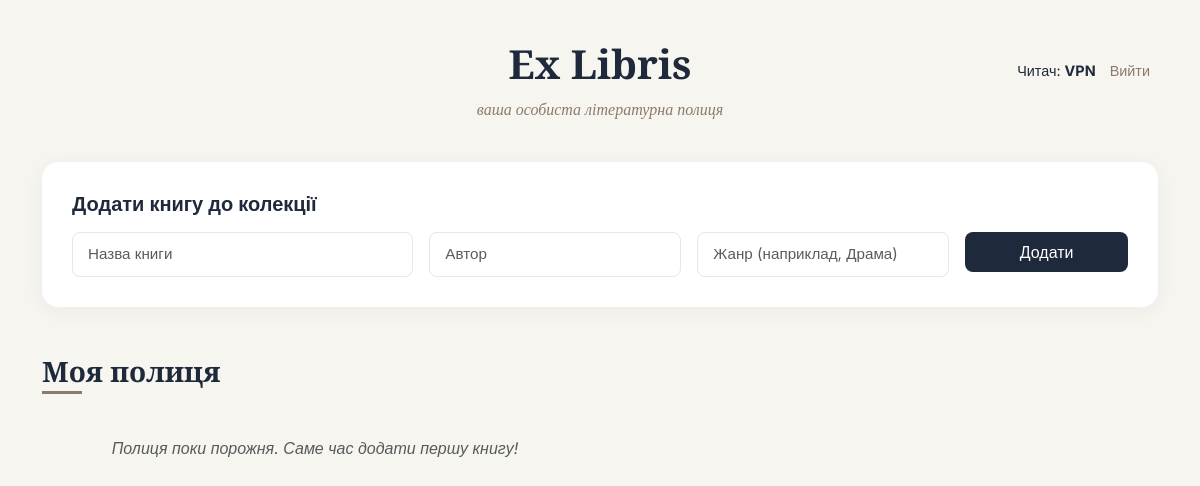
Before: / (signed in) with the older database file.
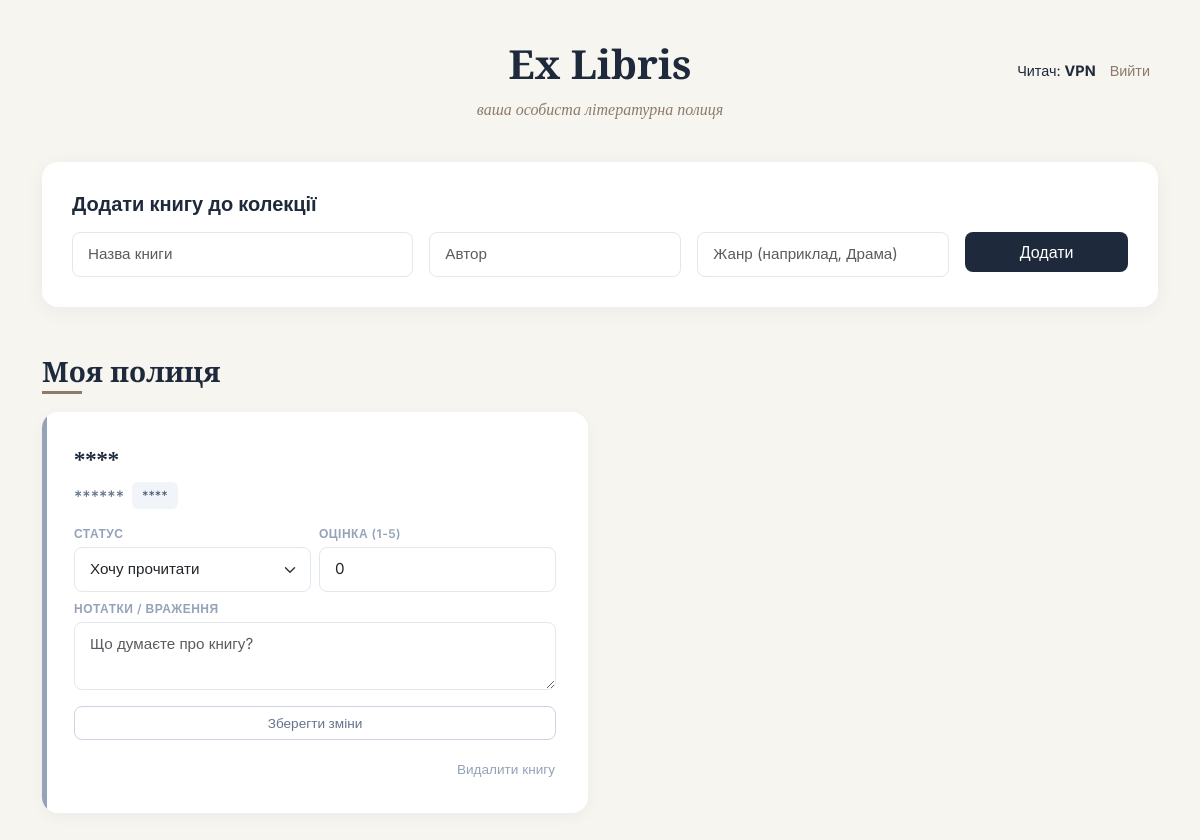
After: the same page with the newer database file.
### tables this page shows
CREATE TABLE books (
            id INTEGER PRIMARY KEY AUTOINCREMENT,
            user_id INTEGER NOT NULL,
            title TEXT NOT NULL,
            author TEXT NOT NULL,
            genre TEXT,
            status TEXT NOT NULL DEFAULT 'Хочу прочитати',
            rating INTEGER DEFAULT 0,
            review TEXT,
            date_added TIMESTAMP DEFAULT CURRENT_TIMESTAMP,
            FOREIGN KEY (user_id) REFERENCES users (id) ON DELETE CASCADE
        );

### main.py (the view)
@app.route('/')
def index():
    if 'user_id' not in session:
        return redirect(url_for('login'))
    if session.get('is_admin') == 1:
        return redirect(url_for('admin_panel'))
    conn = get_db_connection()
    books = conn.execute(
        'SELECT * FROM books WHERE user_id = ? ORDER BY status DESC, date_added DESC',
        (session['user_id'],)
    ).fetchall()
    conn.close()
    return render_template('index.html', books=books, username=session['username'])

### database.py (called while the page is built)
def get_db_connection():
    conn = sqlite3.connect(DATABASE_NAME)
    conn.row_factory = sqlite3.Row
    return conn

### templates/index.html (shortened to what this page needs)
<!DOCTYPE html>
<html lang="uk">
<head>
    <link href="https://cdn.jsdelivr.net/npm/bootstrap@5.3.0/dist/css/bootstrap.min.css" rel="stylesheet">
</head>
<body>
    <div class="container position-relative">
        <div class="user-panel">
            <span>Читач: <strong>{{ username }}</strong></span>
            <a href="/logout" class="btn-logout">Вийти</a>
        </div>
        <div class="text-center">
            <h1 class="main-title">Ex Libris</h1>
            <p class="main-subtitle">ваша особиста літературна полиця</p>
        </div>
        <div class="custom-card-form mb-5">
            <h5 class="mb-3" style="font-weight: 600;">Додати книгу до колекції</h5>
            <form action="/add" method="POST" class="row g-3">
                <div class="col-md-4">
                    <input type="text" name="title" class="form-control" placeholder="Назва книги" required>
                </div>
                <div class="col-md-3">
                    <input type="text" name="author" class="form-control" placeholder="Автор" required>
                </div>
                <div class="col-md-3">
                    <input type="text" name="genre" class="form-control" placeholder="Жанр (наприклад, Драма)">
                </div>
                <div class="col-md-2">
                    <button type="submit" class="btn btn-custom-submit w-100 py-2">Додати</button>
                </div>
            </form>
        </div>
        <h3 class="mb-4" style="position: relative; display: inline-block;">
            Моя полиця
            <span style="position: absolute; bottom: -6px; left: 0; width: 40px; height: 3px; background-color: var(--accent-color);"></span>
        </h3>
        <div class="row row-cols-1 row-cols-md-2 g-4">
            {% for book in books %}
            <div class="col">
                <div class="card h-100 book-card p-3
                    {% if book.status == 'Читаю' %}status-reading
                    {% elif book.status == 'Прочитано' %}status-done
                    {% else %}status-wish{% endif %}">
                    <div class="card-body d-flex flex-column justify-content-between">
                        <div>
                            <div class="book-title">{{ book.title }}</div>
                            <div class="d-flex align-items-center gap-2 mb-3">
                                <span class="book-author">{{ book.author }}</span>
                                {% if book.genre %}
                                <span class="genre-badge">{{ book.genre }}</span>
                                {% endif %}
                            </div>
                            <form action="/update/{{ book.id }}" method="POST" class="mt-2">
                                <div class="row g-2 mb-2">
                                    <div class="col-6">
                                        <label class="card-label">Статус</label>
                                        <select name="status" class="form-select form-select-sm">
                                            <option value="Хочу прочитати" {% if book.status == 'Хочу прочитати' %}selected{% endif %}>Хочу прочитати</option>
                                        </select>
                                    </div>
                                    <div class="col-6">
                                        <label class="card-label">Оцінка (1-5)</label>
                                        <input type="number" name="rating" class="form-control form-control-sm" min="0" max="5" value="{{ book.rating }}">
                                    </div>
                                </div>
                                <div class="mb-3">
                                    <label class="card-label">Нотатки / Враження</label>
                                    <textarea name="review" class="form-control form-control-sm" rows="2" placeholder="Що думаєте про книгу?">{{ book.review or '' }}</textarea>
                                </div>
                                <button type="submit" class="btn btn-save-changes w-100 mb-3">Зберегти зміни</button>
                            </form>
                        </div>
                        <div class="text-end">
                            <form action="/delete/{{ book.id }}" method="POST" onsubmit="return confirm('Ви впевнені, що хочете видалити цю книгу?');">
                                <button type="submit" class="btn btn-link btn-delete-book p-0">Видалити книгу</button>
                            </form>
                        </div>
                    </div>
                </div>
            </div>
            {% else %}
            <div class="col-12 text-center mt-5">
                <p class="text-muted" style="font-style: italic;">Полиця поки порожня. Саме час додати першу книгу!</p>
            </div>
            {% endfor %}
        </div>
    </div>
</body>
</html>

### templates/index.html (style rules this page uses)
:root { --bg-color: #f7f5f0; --dark-blue: #1e293b; --accent-color: #8c7a6b; --card-bg: #ffffff; --status-wish: #94a3b8; --status-reading: #d97706; --status-done: #15803d; }
body { font-family: 'Inter', sans-serif; background-color: var(--bg-color); color: var(--dark-blue); padding-bottom: 50px; }
h1, h2, h3, .book-title { font-family: 'Playfair Display', serif; font-weight: 700; }
.main-title { color: var(--dark-blue); margin-top: 40px; margin-bottom: 10px; }
.main-subtitle { font-family: 'Playfair Display', serif; font-style: italic; color: var(--accent-color); margin-bottom: 40px; }
.custom-card-form { background: var(--card-bg); border: none; border-radius: 16px; box-shadow: 0 4px 20px rgba(27, 38, 59, 0.05); padding: 30px; }
.form-control, .form-select { border: 1px solid #e2e8f0; border-radius: 8px; padding: 10px 15px; font-size: 0.95rem; transition: all 0.2s ease; }
.btn-custom-submit { background-color: var(--dark-blue); color: white; border: none; border-radius: 8px; font-weight: 500; transition: all 0.2s ease; }
.book-card { background: var(--card-bg); border: none; border-radius: 16px; box-shadow: 0 4px 15px rgba(27, 38, 59, 0.04); transition: all 0.3s ease; position: relative; overflow: hidden; }
.book-card::before { content: ''; position: absolute; top: 0; left: 0; bottom: 0; width: 5px; }
.status-wish::before { background-color: var(--status-wish); }
.book-title { font-size: 1.4rem; color: var(--dark-blue); margin-bottom: 4px; }
.book-author { font-weight: 500; color: #64748b; }
.genre-badge { background-color: #f1f5f9; color: #475569; font-weight: 400; padding: 4px 10px; border-radius: 6px; font-size: 0.8rem; }
.card-label { font-size: 0.75rem; text-transform: uppercase; letter-spacing: 0.5px; color: #94a3b8; font-weight: 600; margin-bottom: 4px; display: block; }
.btn-save-changes { background-color: transparent; border: 1px solid #cbd5e1; color: #64748b; border-radius: 8px; font-size: 0.85rem; font-weight: 500; padding: 6px; transition: all 0.2s; }
.btn-delete-book { color: #94a3b8; font-size: 0.85rem; text-decoration: none; transition: color 0.2s; }
.user-panel { position: absolute; top: 20px; right: 20px; font-size: 0.9rem; }
.btn-logout { color: var(--accent-color); text-decoration: none; margin-left: 10px; font-weight: 500; }

Changed rows visible on the page:
added books: title "****", author "******", genre "****", status "Хочу прочитати", rating "0"
Other visible differences:
text no longer shown: "Полиця поки порожня. Саме час додати першу книгу!"
